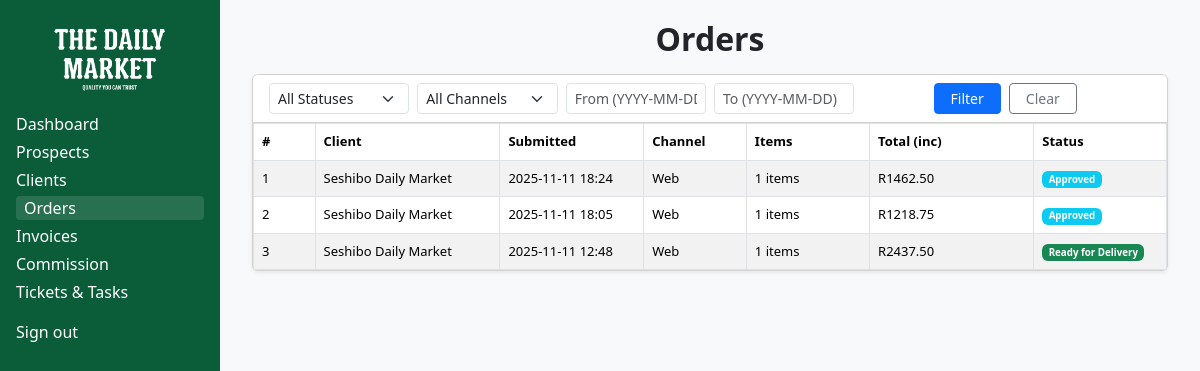
Page /portal/staff/sales/orders/ (signed in) on the committed database.
### orders/models.py (models this page shows, shortened)
class Order(models.Model):
    STATUS_CHOICES = [
        ("pending", "Pending"),                 # just placed; waiting for staff review
        ("approved", "Approved"),               # approved; invoice will be generated
        ("at_warehouse", "At Warehouse"),
        ("ready_for_delivery", "Ready for Delivery"),
        ("out_for_delivery", "Out for Delivery"),
        ("complete", "Complete"),
        ("returned", "Returned"),
        ("cancelled", "Cancelled"),
    ]
    CHANNELS = [
        ("WEB", "Web"),
        ("STAFF", "Staff-Captured"),
        ("API", "API"),
    ]
    client = models.ForeignKey(Client, on_delete=models.CASCADE, related_name="orders")
    created_by = models.ForeignKey(
        settings.AUTH_USER_MODEL,
        on_delete=models.SET_NULL,
        null=True, blank=True,
        related_name="orders_created",
        help_text="Null if self-serve; set if captured by staff.",
    )
    channel = models.CharField(max_length=16, choices=CHANNELS, default="WEB")
    order_date = models.DateTimeField(default=now, editable=True)
    status = models.CharField(max_length=25, choices=STATUS_CHOICES, default="pending")
    submitted_at = models.DateTimeField(auto_now_add=True)
    reviewed_by = models.ForeignKey(
        settings.AUTH_USER_MODEL,
        on_delete=models.SET_NULL,
        null=True, blank=True,
        related_name="orders_reviewed",
        help_text="Staff member who reviewed the order.",
    )
    reviewed_at = models.DateTimeField(null=True, blank=True)
    approved_by = models.ForeignKey(
        settings.AUTH_USER_MODEL,
        on_delete=models.SET_NULL,
        null=True, blank=True,
        related_name="orders_approved",
        help_text="Staff member who approved the order.",
    )
    approved_at = models.DateTimeField(null=True, blank=True)
    customer_notes = models.TextField(blank=True)
    notes = models.TextField(blank=True, help_text="Internal notes visible to staff only.")
    discount_total_excl = models.DecimalField(
        max_digits=12, decimal_places=2, default=Decimal("0.00"),
        validators=[MinValueValidator(Decimal("0.00"))],
    )
    delivery_fee_excl = models.DecimalField(
        max_digits=12, decimal_places=2, default=Decimal("0.00"),
        validators=[MinValueValidator(Decimal("0.00"))],
    )
    delivery_fee_vat_percent = models.DecimalField(
        max_digits=5, decimal_places=2, default=Decimal("0.00"),  # not VAT-registered currently
        validators=[MinValueValidator(Decimal("0.00")), MaxValueValidator(Decimal("100.00"))],
    )
    subtotal_excl = models.DecimalField(max_digits=12, decimal_places=2, default=Decimal("0.00"))
    vat_total = models.DecimalField(max_digits=12, decimal_places=2, default=Decimal("0.00"))
    grand_total_inc = models.DecimalField(max_digits=12, decimal_places=2, default=Decimal("0.00"))
    updated_at = models.DateTimeField(auto_now=True)
    class Meta:
        ordering = ["-submitted_at"]
        indexes = [
            models.Index(fields=["status"]),
            models.Index(fields=["submitted_at"]),
            models.Index(fields=["client", "status"]),
        ]

### clients/models.py (models this page shows, shortened)
class Client(models.Model):
    account_manager = models.ForeignKey(
        settings.AUTH_USER_MODEL,
        on_delete=models.SET_NULL,
        null=True,
        blank=True,
        related_name="managed_clients",
        help_text="Internal staff member managing this client.",
    )
    PRICING_TYPE = [
        ("Retail", "Retail"),
        ("Wholesale", "Wholesale"),
    ]
    CLIENT_TYPES = [
        ("RESTAURANT", "Restaurant"),
        ("CATERER", "Caterer"),
        ("RETAIL", "Retail / Supermarket / Spaza"),
        ("VENDOR", "Vendor / Street Food"),
        ("SCHOOL", "School / Hostel / Institution"),
        ("STOKVEL", "Stokvel / Group"),
        ("EVENT", "Once-off Event / Private (Funeral, Wedding, etc.)"),
        ("OTHER", "Other (Specify in notes)"),
    ]
    CLIENT_SIZE_TIERS = [
        ("A", "Tier A (Large / High Volume)"),
        ("B", "Tier B (Medium Volume)"),
        ("C", "Tier C (Small / Low Volume)"),
    ]
    ACCOUNT_TYPES = [
        ("CASH", "Normal (Cash/EFT)"),
        ("CREDIT", "Credit Account"),
    ]
    CREDIT_STATUS = [
        ("INACTIVE", "Inactive"),
        ("PENDING", "Pending"),
        ("ACTIVE", "Active"),
    ]
    funder = models.ForeignKey(
        "credit.Funder",
        null=True,
        blank=True,
        on_delete=models.SET_NULL,
        related_name="clients",
        help_text="Optional: which funder backs this client's credit."
    )
    name = models.CharField(
        max_length=160,
        help_text="Primary display name (person or business)."
    )
    organization = models.CharField(
        max_length=200,
        blank=True,
        help_text="Company / Trading name (if applicable)."
    )
    client_type = models.CharField(
        max_length=20,
        choices=CLIENT_TYPES,
        default="RESTAURANT"
    )
    client_size_tier = models.CharField(
        max_length=1,
        choices=CLIENT_SIZE_TIERS,
        blank=True,
        help_text="Size tier for this client: A = large, B = medium, C = small."
    )
    client_number = models.CharField(
        max_length=10,
        unique=True,
        editable=False,
        db_index=True,
        help_text="Auto-generated client number (e.g., CL0001).",
    )
    contact_person = models.CharField(max_length=120, blank=True)
    email = models.EmailField(blank=True)
    phone = models.CharField(max_length=50, blank=True)
    whatsapp = models.CharField(max_length=50, blank=True)
    PROVINCES = [
        ("EC", "Eastern Cape"),
        ("FS", "Free State"),
        ("GP", "Gauteng"),
        ("KZN", "KwaZulu-Natal"),
        ("LP", "Limpopo"),
        ("MP", "Mpumalanga"),
        ("NC", "Northern Cape"),
        ("NW", "North West"),
        ("WC", "Western Cape"),
    ]
    address_line1 = models.CharField(max_length=200, blank=True)
    address_line2 = models.CharField(max_length=200, blank=True)
    suburb = models.CharField(max_length=120, blank=True)
    city = models.CharField(max_length=120, blank=True)
    province = models.CharField(max_length=10, choices=PROVINCES, blank=True)
    postal_code = models.CharField(max_length=20, blank=True)
    country = models.CharField(max_length=120, default="South Africa")
    delivery_address_line1 = models.CharField(max_length=255, blank=True)
    delivery_address_line2 = models.CharField(max_length=255, blank=True)
    delivery_suburb = models.CharField(max_length=120, blank=True)
    delivery_city = models.CharField(max_length=120, blank=True)
    delivery_province = models.CharField(max_length=120, blank=True)  # or reuse choices if you prefer
    delivery_postal_code = models.CharField(max_length=20, blank=True)
    delivery_country = models.CharField(max_length=120, blank=True, default="South Africa")
    delivery_lat = models.DecimalField(
        max_digits=9,
        decimal_places=6,
        null=True,
        blank=True,
        validators=[MinValueValidator(Decimal("-90")), MaxValueValidator(Decimal("90"))]
    )
    delivery_lng = models.DecimalField(
        max_digits=9,
        decimal_places=6,
        null=True,
        blank=True,
        validators=[MinValueValidator(Decimal("-180")), MaxValueValidator(Decimal("180"))]
    )
    vat_number = models.CharField(max_length=80, blank=True)
    company_reg_number = models.CharField(max_length=80, blank=True)
    categories = models.ManyToManyField(
        Category,
        blank=True,
        related_name="clients",
        help_text="What product categories this client typically buys.",
    )
    STATUS = [
        ("PENDING", "Pending"),
        ("ACTIVE", "Active"),
        ("INACTIVE", "Inactive"),
    ]
    status = models.CharField(max_length=10, choices=STATUS, default="PENDING")
    estimated_weekly_spend = models.DecimalField(
        max_digits=12,
        decimal_places=2,
        null=True,
        blank=True,
        validators=[MinValueValidator(Decimal("0.00"))],
        help_text="Estimated weekly spend in Rands (e.g., 2500.00).",
    )
    notes = models.TextField(blank=True)
    price_type = models.CharField(max_length=10, choices=PRICING_TYPE, blank=True)
    last_order_at = models.DateTimeField(null=True, blank=True)
    created_at = models.DateTimeField(auto_now_add=True)
    updated_at = models.DateTimeField(auto_now=True)
    account_type = models.CharField(max_length=10, choices=ACCOUNT_TYPES, default="CASH")
    credit_status = models.CharField(max_length=10, choices=CREDIT_STATUS, default="INACTIVE")
    class Meta:
        ordering = ["name"]
        indexes = [
            models.Index(fields=["name"]),
            models.Index(fields=["client_type"]),
            models.Index(fields=["status"]),
            models.Index(fields=["client_number"]),
            models.Index(fields=["client_type", "client_size_tier"]),  # for segment + size queries
        ]
        unique_together = [("name", "organization")]

### sales/views.py (the view, shortened to what this page needs)
# urls.py: path("orders/", views.orders, name="orders"),
@login_required
def orders(request):
    qs = (
        Order.objects
        .select_related("client")
        .prefetch_related("items")
    )
    status = request.GET.get("status")
    channel = request.GET.get("channel")
    q = request.GET.get("q")
    if status:
        qs = qs.filter(status=status)
    if channel:
        qs = qs.filter(channel=channel)
    ZERO_DEC = Value(Decimal("0.00"), output_field=DecimalField(max_digits=12, decimal_places=2))
    ZERO_INT = Value(0, output_field=IntegerField())
    computed_total_fallback = ExpressionWrapper(
        Coalesce(F("subtotal_excl"), ZERO_DEC) +
        Coalesce(F("vat_total"), ZERO_DEC) +
        Coalesce(F("delivery_fee_excl"), ZERO_DEC),
        output_field=DecimalField(max_digits=12, decimal_places=2)
    )
    qs = qs.annotate(
        total_quantity=Coalesce(Sum("items__quantity"), ZERO_DEC, output_field=DecimalField(max_digits=12, decimal_places=2)),
        item_count=Coalesce(Count("items", distinct=True), ZERO_INT, output_field=IntegerField()),
        total_amount=Coalesce(
            F("grand_total_inc"),
            computed_total_fallback,
            output_field=DecimalField(max_digits=12, decimal_places=2),
        ),
    ).order_by("-submitted_at").distinct()
    return render(request, "orders/orders.html", {
        "orders": qs,
        "filter_status": status or "",
        "filter_channel": channel or "",
        "search": q or "",
    })

### sales/templates/orders/orders.html (shortened to what this page needs)
{% load static humanize %}
<!DOCTYPE html>
<html lang="en">
<head>
  <link href="https://cdn.jsdelivr.net/npm/bootstrap@5.3.3/dist/css/bootstrap.min.css" rel="stylesheet">
</head>
<body>
  <aside class="sidebar-desktop d-none d-lg-block sidebar-skin">
    <div class="text-center mb-3">
      <img src="{% static 'images/logo.png' %}" alt="Seshibo" class="logo-img">
    </div>
    <a href="{% url 'sales:sales-dashboard' %}" class="nav-link {% if request.resolver_match.url_name == 'sales-dashboard' %}active{% endif %}">Dashboard</a>
    <a href="{% url 'sales:sales-prospects' %}" class="nav-link {% if request.resolver_match.url_name == 'sales-prospects' %}active{% endif %}">Prospects</a>
    <a href="{% url 'sales:sales-clients' %}" class="nav-link {% if request.resolver_match.url_name == 'sales-clients' %}active{% endif %}">Clients</a>
    <a href="{% url 'sales:sales-orders' %}" class="nav-link {% if request.resolver_match.url_name == 'sales-orders' %}active{% endif %}">Orders</a>
    <a href="{% url 'sales:sales-invoices' %}" class="nav-link {% if request.resolver_match.url_name == 'sales-invoices' %}active{% endif %}">Invoices</a>
    <a href="{% url 'sales:sales-commission' %}" class="nav-link {% if request.resolver_match.url_name == 'sales-commission' %}active{% endif %}">Commission</a>
    <a href="{% url 'sales:sales-tickets' %}" class="nav-link {% if request.resolver_match.url_name == 'sales-tickets' %}active{% endif %}">Tickets &amp; Tasks</a>
    <div class="mt-3">
      <form action="{% url 'logout' %}" method="post" class="m-0 p-0">
        <button type="submit" class="nav-link w-100 text-start btn btn-link p-0 text-white">Sign out</button>
      </form>
    </div>
  </aside>
  <main class="content">
    <div class="container-fluid">
      <div class="page-header">
        <h2 class="mb-0">Orders</h2>
      </div>
      <div class="card shadow-sm">
        <div class="card-header bg-white py-2">
          <form method="get" class="row g-2 align-items-end">
            <div class="col-lg-2 col-md-6">
              <select name="status" class="form-select form-select-sm">
                <option value="">All Statuses</option>
              </select>
            </div>
            <div class="col-lg-2 col-md-6">
              <select name="channel" class="form-select form-select-sm">
                <option value="">All Channels</option>
              </select>
            </div>
            <div class="col-lg-2 col-md-6">
              <input type="text" name="date_from" class="form-control form-control-sm"
                     placeholder="From (YYYY-MM-DD)" value="{{ current.date_from|default:'' }}">
            </div>
            <div class="col-lg-2 col-md-6">
              <input type="text" name="date_to" class="form-control form-control-sm"
                     placeholder="To (YYYY-MM-DD)" value="{{ current.date_to|default:'' }}">
            </div>
            <div class="col-lg-3 col-md-6 d-flex gap-2 justify-content-end">
              <button type="submit" class="btn btn-sm btn-primary px-3">Filter</button>
              <a href="{% url 'sales:sales-orders' %}" class="btn btn-sm btn-outline-secondary px-3">Clear</a>
            </div>
          </form>
        </div>
        <div class="card-body p-0">
          <div class="table-responsive">
            <table class="table table-striped table-bordered mb-0 align-middle">
              <thead>
                <tr>
                  <th style="width:6%; font-size:13px;">#</th>
                  <th style="width:18%; font-size:13px;">Client</th>
                  <th style="width:14%; font-size:13px;">Submitted</th>
                  <th style="width:10%; font-size:13px;">Channel</th>
                  <th style="width:12%; font-size:13px;">Items</th>
                  <th style="width:16%; font-size:13px;">Total (inc)</th>
                  <th style="width:12%; font-size:13px;">Status</th>
                </tr>
              </thead>
              <tbody>
                {% if orders %}
                  {% for order in orders %}
                    <tr role="button" onclick="window.location.href='{% url 'sales:view-order' order.pk %}'">
                      <td style="font-size:13px;">{{ forloop.counter }}</td>
                      <td style="font-size:13px;">
                        <div class="fw-medium">{{ order.client.name }}</div>
                      </td>
                      <td style="font-size:13px;">{{ order.submitted_at|date:"Y-m-d H:i" }}</td>
                      <td style="font-size:13px;">{{ order.get_channel_display }}</td>
                      <td style="font-size:13px;">
                        {{ order.item_count|default:order.items.count }} items
                      </td>
                      <td style="font-size:13px;">R{{ order.total_amount|floatformat:2 }}</td>
                      <td style="font-size:13px;">
                        <span class="badge
                          {% if order.status == 'pending' %}bg-warning
                          {% elif order.status == 'approved' %}bg-info
                          {% elif order.status == 'ready_for_delivery' or order.status == 'out_for_delivery' or order.status == 'complete' %}bg-success
                          {% elif order.status == 'cancelled' or order.status == 'returned' %}bg-danger
                          {% else %}bg-secondary{% endif %}">
                          {{ order.get_status_display }}
                        </span>
                      </td>
                    </tr>
                  {% endfor %}
                {% else %}
                  <tr>
                    <td colspan="7" class="text-center text-muted py-3" style="font-size:13px;">No orders found. Try changing your filters.</td>
                  </tr>
                {% endif %}
              </tbody>
            </table>
          </div>
        </div>
      </div>
    </div>
  </main>
</body>
</html>

### rows in the picture
Order: client.name "Seshibo Daily Market", submitted_at "2025-11-11 18:24", channel "Web", item_count "1", total_amount "1462.50", status "Approved"
Order: client.name "Seshibo Daily Market", submitted_at "2025-11-11 18:05", channel "Web", item_count "1", total_amount "1218.75", status "Approved"
Order: client.name "Seshibo Daily Market", submitted_at "2025-11-11 12:48", channel "Web", item_count "1", total_amount "2437.50", status "Ready for Delivery"
